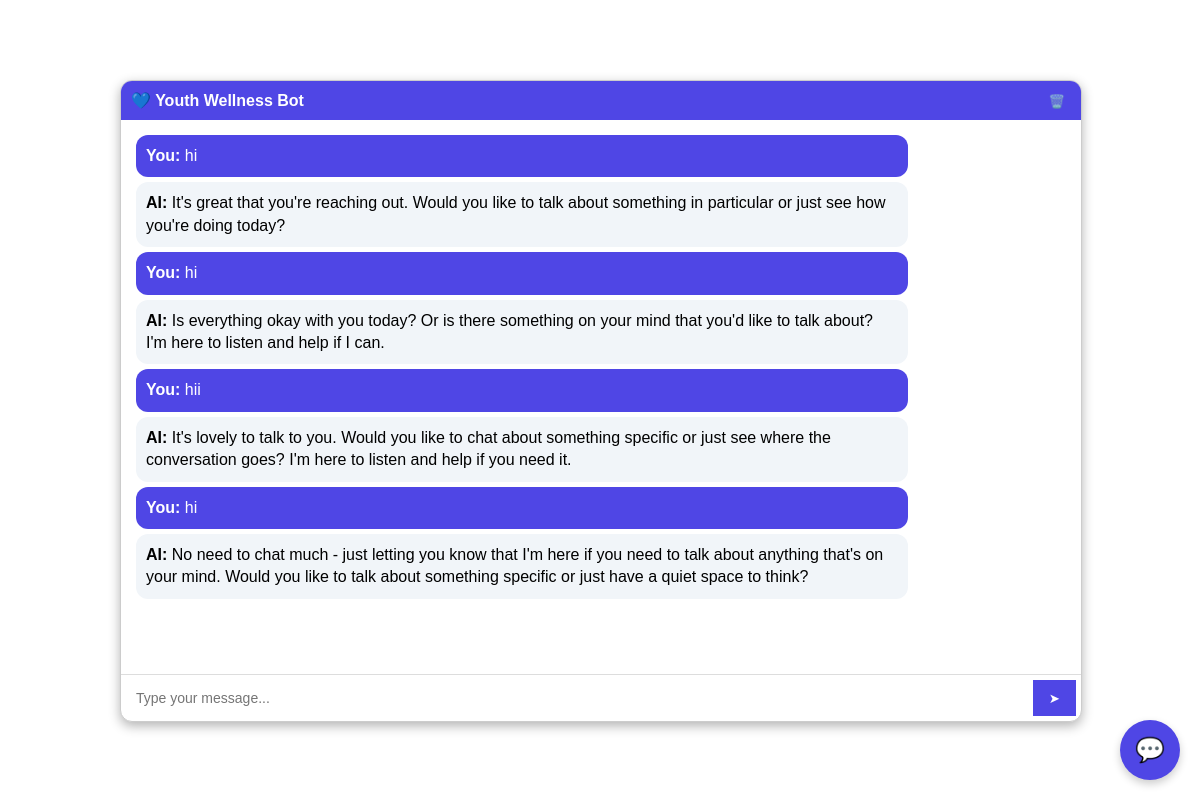
/chat/ (signed in), run on the app's committed database.
### mentalcare/models.py (models this page shows, shortened)
class ChatMessage(models.Model):
    user = models.ForeignKey(User , on_delete=models.CASCADE , related_name= 'messages')
    message = models.TextField() # The user's mesage
    response = models.TextField(blank=True , null = True)  # The Bot's message
    timestamp = models.DateTimeField(auto_now_add = True)  #When the message was sent

### mentalcare/views.py (the view, shortened to what this page needs)
# urls.py: path('chat/' , views.chat_view , name='chat'),
@login_required
def chat_view(request):
    ai_response = None
    user_message = None
    chats = ChatMessage.objects.filter(user = request.user).order_by("timestamp")
    return render(request , "chat.html" , {"ai_response" : ai_response ,
                                         "user_message" : user_message,
                                         "chats" : chats
                                         })

### mentalcare/templates/chat.html (shortened to what this page needs)
{% load static %}
<!DOCTYPE html>
<html lang="en">
<head>
</head>
<body>
    <button id="chatbot-toggle">💬</button>
    <div id="chatbot">
        <div id="header">
            💙 Youth Wellness Bot
            <form action="{% url 'clear_chat' %}" method="POST" style="margin:0;">
                <button type="submit" style="background:none;border:none;color:white;cursor:pointer;">🗑️</button>
            </form>
        </div>
        <div id="message">
            {% if chats %}
                {% for chat in chats %}
                    <div class="message user"><strong>You:</strong> {{ chat.message }}</div>
                    <div class="message bot"><strong>AI:</strong> {{ chat.response }}</div>
                {% endfor %}
            {% else %}
                <p>No chats yet. Start by sending a message!</p>
            {% endif %}
        </div>
        <div id="input">
            <form method="POST" id="chat-form">
                <input type="text" name="message" id="user-input" placeholder="Type your message..." required>
                <button type="submit" id="send-btn">➤</button>
            </form>
        </div>
    </div>

### mentalcare/templates/chat.html (style rules this page uses)
#chatbot-toggle { position: fixed; bottom: 20px; right: 20px; border: none; border-radius: 50%; background: #4f46e5; color: azure; width: 60px; height: 60px; font-size: 24px; cursor: pointer; box-shadow: 0 4px 8px rgba(0,0,0,0.2); }
#chatbot { position: fixed; top: 10%; left: 10%; width: 80%; height: 80%; border: 1px solid #ccc; background: #fff; border-radius: 12px; box-shadow: 0 4px 12px rgba(0,0,0,0.3); display: flex; flex-direction: column; overflow: hidden; font-family: Arial, sans-serif; z-index: 9999; }
#header { background: #4f46e5; color: white; padding: 10px; text-align: center; font-weight: bold; display: flex; justify-content: space-between; align-items: center; }
#message { flex: 1; padding: 10px; overflow-y: auto; }
.message { margin: 5px; padding: 10px; border-radius: 12px; max-width: 80%; line-height: 1.4; }
.bot { background: #f1f5f9; align-self: flex-start; }
.user { background: #4f46e5; color: white; align-self: flex-end; }
#input { border-top: 1px solid #ddd; padding: 5px; }
#input form { display: flex; width: 100%; }
#input input { flex: 1; border: none; padding: 10px; font-size: 14px; }
#input button { background: #4f46e5; color: white; border: none; padding: 10px 16px; cursor: pointer; }

### data on the page
ChatMessage: message "hi", response "It's great that you're reaching out. Would you like to talk about something in particular or just see how you're doing today?"
ChatMessage: message "hi", response "Is everything okay with you today? Or is there something on your mind that you'd like to talk about? I'm here to listen and help if I can."
ChatMessage: message "hii", response "It's lovely to talk to you. Would you like to chat about something specific or just see where the conversation goes? I'm here to listen and help if you need it."
ChatMessage: message "hi", response "No need to chat much - just letting you know that I'm here if you need to talk about anything that's on your mind. Would you like to talk about something specific or just have a quiet space to think?"
